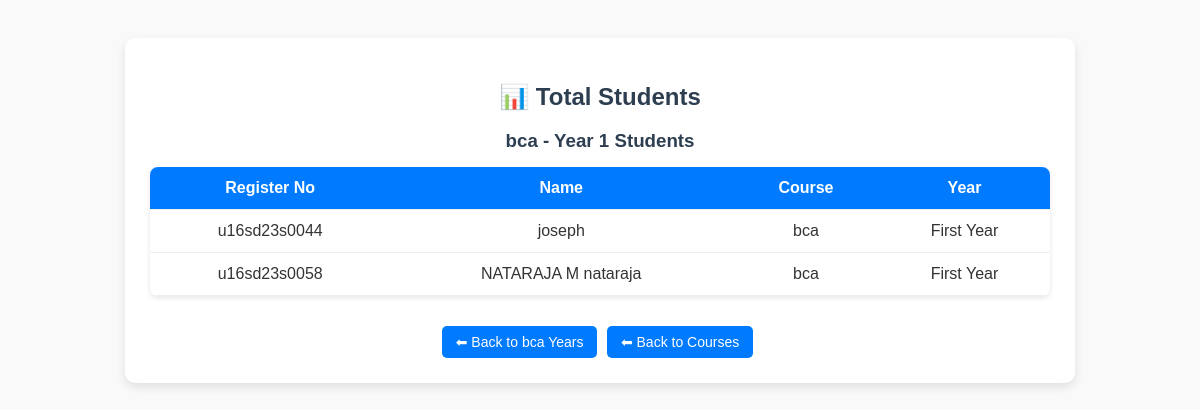
The page /students/?course=bca&year=1 on the database its author committed.
### register/models.py (models this page shows, shortened)
class Student(models.Model):
    YEAR_CHOICES = [
        (1, 'First Year'),
        (2, 'Second Year'),
        (3, 'Third Year'),
        (4, 'Fourth Year'),
    ]
    GENDER_CHOICES = [
        ('M', 'Male'),
        ('F', 'Female'),
        ('O', 'Other'),
    ]
    register_number = models.CharField(max_length=20, unique=True)
    name = models.CharField(max_length=100)
    course = models.CharField(max_length=100)
    gender = models.CharField(max_length=1, choices=GENDER_CHOICES)
    caste = models.CharField(max_length=50)
    dob = models.DateField()
    mobile_number = models.CharField(max_length=15)
    email = models.EmailField()
    year = models.IntegerField(choices=YEAR_CHOICES)

### exam1/views.py (the view, shortened to what this page needs)
# urls.py: path('students/', views.total_students, name='students_by_course'),
def total_students(request):
    course = request.GET.get("course")
    year = request.GET.get("year")
    context = {}
    if course and year:
        students = Student.objects.filter(course=course, year=year)
        context["course"] = course
        context["year"] = year
        context["students"] = students
        return render(request, "exam1/all.html", context)

### template/exam1/all.html (shortened to what this page needs)
<!DOCTYPE html>
<html>
<head>
</head>
<body>
    <div class="container">
        <h2>📊 Total Students</h2>
        {% if students %}
            <h3>{{ course }} - Year {{ year }} Students</h3>
            <table>
                <tr>
                    <th>Register No</th>
                    <th>Name</th>
                    <th>Course</th>
                    <th>Year</th>
                </tr>
                {% for student in students %}
                <tr>
                    <td>{{ student.register_number }}</td>
                    <td>{{ student.name }}</td>
                    <td>{{ student.course }}</td>
                    <td>{{ student.get_year_display }}</td>
                </tr>
                {% endfor %}
            </table>
            <div class="back-links">
                <a href="?course={{ course }}" class="btn">⬅ Back to {{ course }} Years</a>
                <a href="?" class="btn">⬅ Back to Courses</a>
            </div>
        {% endif %}
    </div>
</body>
</html>

### template/exam1/all.html (style rules this page uses)
body { font-family: Arial, sans-serif; background: #f9f9f9; color: #333; display: flex; justify-content: center; align-items: flex-start; min-height: 100vh; padding: 30px; }
.container { width: 80%; max-width: 900px; background: #fff; padding: 25px; border-radius: 10px; box-shadow: 0 4px 10px rgba(0,0,0,0.1); text-align: center; }
h2, h3 { color: #2c3e50; margin-bottom: 15px; }
table { width: 100%; border-collapse: collapse; margin-top: 15px; background: #fff; border-radius: 8px; overflow: hidden; box-shadow: 0 2px 5px rgba(0,0,0,0.1); }
table th, table td { padding: 12px; text-align: center; border-bottom: 1px solid #eee; }
table th { background: #007bff; color: #fff; }
.btn { display: inline-block; padding: 8px 14px; margin: 10px 5px 0 0; font-size: 14px; color: #fff; background: #007bff; border-radius: 5px; text-decoration: none; transition: background 0.3s; }
.back-links { margin-top: 20px; }

### rows shown on the page
Student: register_number "u16sd23s0044", name "joseph", course "bca", year "First Year"
Student: register_number "u16sd23s0058", name "NATARAJA M nataraja", course "bca", year "First Year"

### other values the page prints
{{ course }} "bca"
{{ year }} "1"
